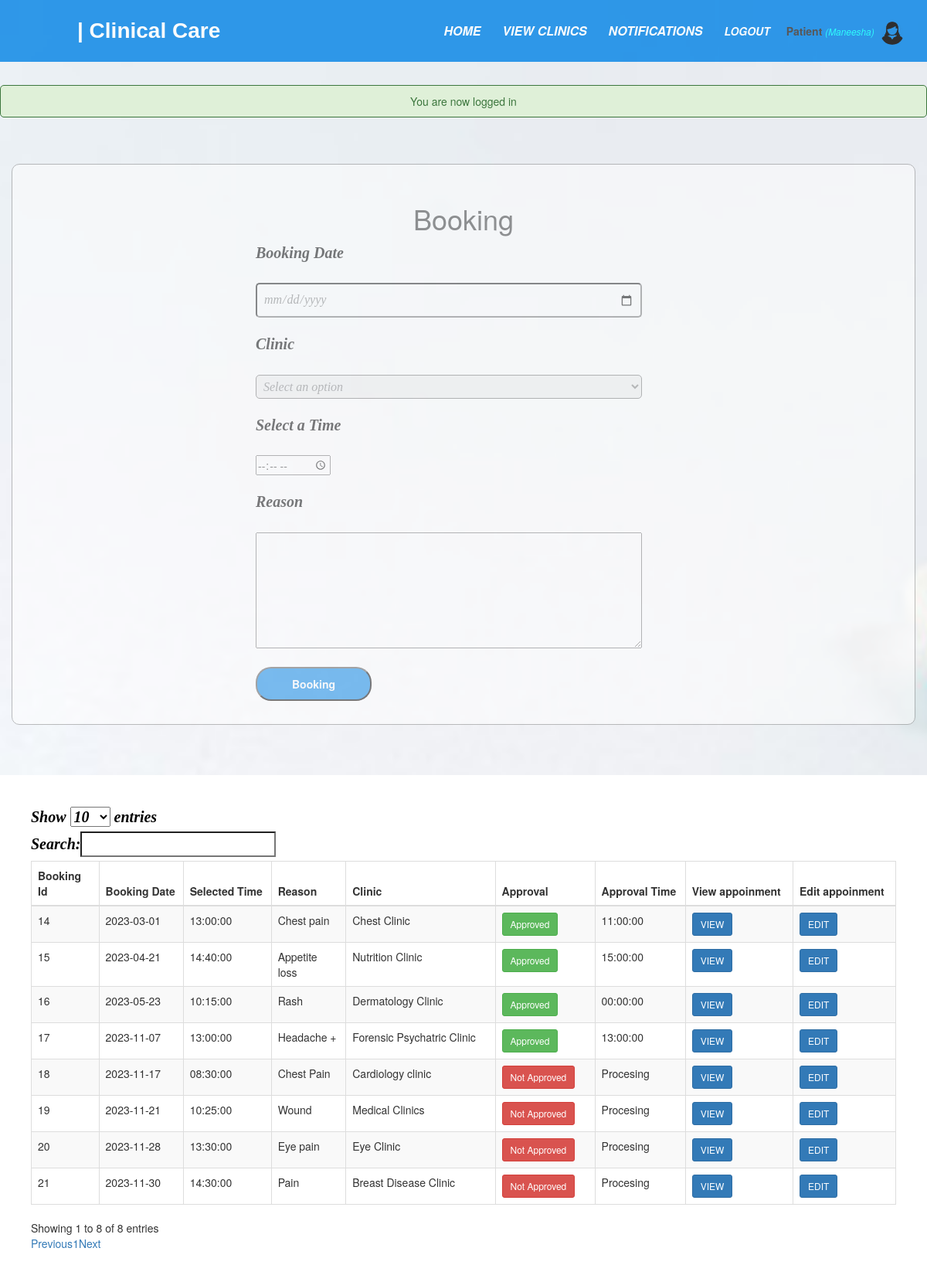
The app's page /patient/booking.php (signed in) with its own data.
### tables this page shows
CREATE TABLE IF NOT EXISTS `booking` (
  `booking_id` int NOT NULL AUTO_INCREMENT,
  `p_id` int NOT NULL,
  `booking_date` date NOT NULL,
  `selected_time` time NOT NULL,
  `approval_time` time NOT NULL,
  `doctor` varchar(200) NOT NULL,
  `approval` varchar(200) NOT NULL,
  `reason` varchar(200) NOT NULL,
  `staff_id` int NOT NULL,
  `status` varchar(200) NOT NULL,
  PRIMARY KEY (`booking_id`),
  KEY `p_id` (`p_id`)
);

### patient/booking.php (the view, shortened to what this page needs)
<?php include('functions.php');
?>
<!DOCTYPE html>
<html>
<head>
	<link rel="stylesheet" type="text/css" href="/pis/css/booking.css">
	<link rel="stylesheet" type="text/css" href="/pis/css/all.css">
	<?php include('link_css.php'); ?>
</head>
<body>
	<nav>
    <label id="title">| Clinical Care</label>
      <ul>
      	<li><a href="booking.php">Home</a></li>
		<li><a href="view_clinics.php">View Clinics</a></li>
		<li><a href="notifications.php">Notifications</a></li>
        <li><a href="/pis/index.php?logout='1' "style="font-size:14px;" id="logout">Logout</a></li>
        <li>
     		<?php  if (isset($_SESSION['user'])) : ?>
                <strong><?php echo $_SESSION['user']['user_type']="Patient"; ?></strong>
                <small>
                    <i  style="color: cyan;">(<?php echo ucfirst($_SESSION['user']['fname']); ?>)</i>
                    <img src="/pis/images/17.png" class="profile_info">
                 </small>
            <?php endif ?>
 		</li>
      </ul>
    </nav>
<?php if (isset($_SESSION['message'])):?>
    	<div class="msg">
    	<?php
    		echo $_SESSION['message'];
    	?>
    	</div>
    <?php endif ?>
<div class="container">
	<h1>Booking</h1>
	<form action="booking.php" method="post" id="frm">
		<label>Booking Date</label><br><br>
		<input type="Date" name="booking_date" placeholder="Enter Booking Date" id="name"><br><br>
		<label> Clinic</label><br><br>
		<?php
			echo '<select id="slt" name="doctor">';
			echo '<option value="" disabled selected>Select an option</option>';
			$result_clinic = mysqli_query($db,"SELECT clinicname FROM scheduleclinic WHERE doctorincharge IS NOT NULL");
			if($result_clinic->num_rows > 0){
				echo '</select>';
			} else {
				echo "No options available";
			}
		?>
		<br><br>
		<label>Select a Time</label><br><br>
		<input type="Time" name="selected_time" placeholder="Select a time" id="selected_time"><br><br>
		<label>Reason</label><br><br>
		<textarea id="test" name="reason"></textarea><br><br>
		<input type="submit" name="booking" value="Booking" id="booking">
	</form>
</div><br><br><br>
<div id="s">
<table id="allusers" class="table table-striped table-bordered" style="width: 100%">
    	<thead>
    		<tr>
    			<th>Booking Id</th>
    			<th id="a">Booking Date</th>
				<th id="a">Selected Time</th>
    			<th id="a">Reason</th>
    			<th id="a">Clinic</th>
    			<th id="a">Approval</th>
    			<th id="a">Approval Time</th>
    			<th>View appoinment</th>
    			<th> Edit appoinment</th>
    		</tr>
    	</thead>
    	<tbody>
    		<?php
            $p_id = $_SESSION['user']['p_id'];
            $result_A = mysqli_query($db,"SELECT * FROM booking WHERE p_id = $p_id");
            while ($row = mysqli_fetch_array($result_A)) { ?>
    		<tr>
    			<td><?php echo $row['booking_id']; ?></td>
    			<td id="a"><?php echo $row['booking_date']; ?></td>
				<td id="a"><?php echo $row['selected_time']; ?></td>
    			<td id="a"><?php echo $row['reason']; ?></td>
    			<td id="a"><?php echo $row['doctor']; ?></td>
                <td>
                    <?php if ($row['approval']==0): ?>
                        <button type="button" class="btn btn-danger btn-sm">Not Approved</button>
                    <?php else: ?>
                        <button type="button" class="btn btn-success btn-sm">Approved</button>
                    <?php endif ?>
                </td>
                <td>
                    <?php if ($row['approval']==0): ?>
                        Procesing
                    <?php else: ?>
                    <?php echo $row['approval_time']; ?>
                    <?php endif ?>
                </td>
    			<td>
    				<a href="view_booking.php?view=<?php echo $row['booking_id']; ?>" class="btn btn-primary btn-sm" ><i class="fas fa-edit"></i>VIEW</a>
    			</td>
    			<td>
    				<a href="edit_booking.php?edit_booking=<?php echo $row['booking_id']; ?>" class="btn btn-primary btn-sm" ><i class="fas fa-eye"></i>EDIT</a>
    			</td>
    		</tr>
    		<?php } ?>
    	</tbody>
    </table>
</div>
</body>
</html>

### css/booking.css (style rules this page uses)
body { margin: 0; padding: 0; background-image: url('/pis/images/109.jpg'); background-size: cover; font-family: sans-serif; }
#title { color: white; font-size: 28px; line-height: 80px; padding: 0 100px; font-weight: bold; font-style: initial; font-family: 'poppins',sans-serif; }
* { padding: 0; margin: 0; text-decoration: none; list-style: none; box-sizing: border-box; }
nav { background: #0082e6; height: 80px; width: 100%; opacity: .8; }
nav ul { float: right; margin-right: 20px; }
nav ul li { display: inline-block; line-height: 80px; margin: 0 5px; }
nav ul li a { color: white; font-size: 16px; padding: 7px; border-radius: 3px; text-transform: uppercase; font-weight: bold; font-style: italic; }
.container { width: 60%; margin: auto; background-color: white; padding: 30px; border-color: gray; border-width: 1px; margin-top: 60px; border-style: solid; opacity: .5; border-radius: 10px; margin-bottom: 5px; }
h1 { text-align: center; margin-bottom: 30px; font-family: 'poppins',sans-serif; color: gray; }
label { color: black; font-style: italic; font-size: 20px; font-family: "Times New Roman"; font-weight: bold; }
#slt { width: 500px; padding: 5px; border-radius: 5px; color: gray; font-style: italic; font-size: 16px; font-family: "Times New Roman"; }
#test { columns: 100; width: 500px; height: 150px; color: gray; font-size: 16px; font-family: "Times New Roman"; }
#name { width: 500px; padding: 8px; border-radius: 5px; color: gray; font-style: italic; font-size: 16px; font-family: "Times New Roman"; }
#booking { width: 150px; border-radius: 20px; color: white; background-color: #0082e6; padding: 10px; font-weight: bold; cursor: pointer; }
#frm { margin-left: 300px; }
#s { background: white; padding-right: 40px; padding-top: 40px; padding-bottom: 40px; padding-left: 40px; }

### css/all.css (style rules this page uses)
.msg { margin: 30px auto; padding: 10px; border-radius: 5px; color: #3c763d; background: #dff0d8; border: 1px solid #3c763d; width: 100%; text-align: center; }
.profile_info { display: inline-block; width: 30px; height: 30px; margin: 5px; border-radius: 100%; }

### records on screen
booking: booking_id "14", booking_date "2023-03-01", selected_time "13:00:00", reason "Chest pain", doctor "Chest Clinic", approval "Approved", approval_time "11:00:00"
booking: booking_id "15", booking_date "2023-04-21", selected_time "14:40:00", reason "Appetite loss", doctor "Nutrition Clinic", approval "Approved", approval_time "15:00:00"
booking: booking_id "16", booking_date "2023-05-23", selected_time "10:15:00", reason "Rash", doctor "Dermatology Clinic", approval "Approved", approval_time "00:00:00"
booking: booking_id "17", booking_date "2023-11-07", selected_time "13:00:00", reason "Headache +", doctor "Forensic Psychatric Clinic", approval "Approved", approval_time "13:00:00"
booking: booking_id "18", booking_date "2023-11-17", selected_time "08:30:00", reason "Chest Pain", doctor "Cardiology clinic", approval "Not Approved"
booking: booking_id "19", booking_date "2023-11-21", selected_time "10:25:00", reason "Wound", doctor "Medical Clinics", approval "Not Approved"
booking: booking_id "20", booking_date "2023-11-28", selected_time "13:30:00", reason "Eye pain", doctor "Eye Clinic", approval "Not Approved"
booking: booking_id "21", booking_date "2023-11-30", selected_time "14:30:00", reason "Pain", doctor "Breast Disease Clinic", approval "Not Approved"

### other values on screen
$_SESSION['user']['user_type']="Patient" "Patient"
$_SESSION['user']['fname'] "Maneesha"
$_SESSION['message'] "You are now logged in"
